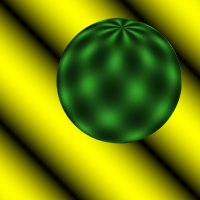
%> input picture Lab_3/sphere1.ppm, 200 x 200 px; the run also reads 1 picture not shown here
$ octave demo_lucas_kanade.m   (GNU Octave 9; MATLAB toolbox functions it lacks are replaced by stand-ins)
%> lines starting %> are read from the running program, lines starting %| are printed output that depends on the picture
### Lab_3/lucas_kanade.m
function v = lucas_kanade(image, sub_image, points, kernel_size)
    %Calculate gradients
    [Gx, Gy] = gradient(fspecial('gaussian',9,0.8));
    Ix = imfilter(image, -Gx, 'symmetric');
    Iy = imfilter(image, -Gy, 'symmetric');
    It = sub_image - image;
    % Prepare parameters
    [h, w, ~] = size(image);
    [no_points, ~] = size(points);
    v = zeros(no_points, 2);
    % For every point: estimate V_x and V_y by calculating the pseudo
    % inverse
    for i=1:no_points
        % Determine the patch
        x_min = max(points(i, 1) - kernel_size, 1);
        x_max = min(points(i, 1) + kernel_size, h);
        y_min = max(points(i, 2) - kernel_size, 1);
        y_max = min(points(i, 2) + kernel_size, w);
        patch_Ix = Ix(x_min:x_max, y_min:y_max);
        patch_Iy = Iy(x_min:x_max, y_min:y_max);
        patch_It = It(x_min:x_max, y_min:y_max);
        % Estimate v
        A = cat(2, reshape(patch_Ix, [], 1), reshape(patch_Iy, [], 1));
        b = -reshape(patch_It, [], 1);
        v(i,:) = pinv(A) * b;
    end

end

### Lab_3/visualize_optical_flow.m
function visualize_optical_flow(img, v, XY, grid)

tmp = XY(:,1);
XY(:,1) = XY(:,2);
XY(:,2) = tmp;
XY = reshape(XY, [], 2);

imshow(img);
hold on; %enable plotting overwrite
% Plotting grid
if grid
    [h,w,~] = size(img);
    for k = 1:15:h
        x = [1 w];
        y = [k k];
        plot(x,y,'Color','w','LineStyle','-.');
        y = [1 h];
        x = [k k];
        plot(x,y,'Color','w','LineStyle','-.');
    end
end
% Set 5th parameter to 1 if arrows should be normalized (assumed when
% setting to 1)
if grid
    quiver(XY(:, 1), XY(:, 2), squeeze(v(:,1)), squeeze(v(:,2)),'color',[1 0.0 0.0],'linewidth',1.5);
else
    quiver(XY(:, 1), XY(:, 2), squeeze(v(:,1)), squeeze(v(:,2)), 0,'color',[1 0.0 0.0],'linewidth',1.5);
end
[pt,~] = size(XY);
for i=1:pt
    plot(XY(i,1),XY(i,2),'o','Color',[0.0 0.0 0.0],'MarkerSize',4,'MarkerFaceColor',[0.0 0.0 0.0]);
end
end

### Lab_3/demo_lucas_kanade.m
% [6 lines of commented-out code are left out]

img = imread('./sphere1.ppm');
%> img is the input picture: size 200x200x3 uint8; mean R, G, B 117.1, 134, 5.8
img = im2double(img);
%> img: size 200x200x3 double
img = rgb2gray(img);
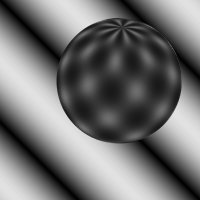
%> img: size 200x200 double; min 0, max 0.883, mean 0.448

img2 = imread('./sphere2.ppm');
img2 = im2double(img2);
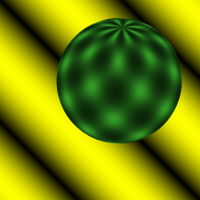
%> img2: size 200x200x3 double; mean R, G, B 0.459, 0.526, 0.0229; mean of the top-left, top-right, bottom-left and bottom-right quarters 0.363, 0.234, 0.384, 0.362
img2 = rgb2gray(img2);
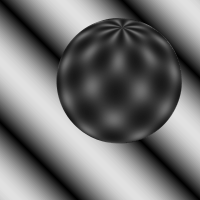
%> img2: size 200x200 double; min 0, max 0.883, mean 0.449

% Calculate optical flow between the two images
[h, w, ~] = size(img);
%> h = 200; w = 200
[x, y] = meshgrid(8:15:h-7, 8:15:w-7);
XY = zeros(floor(h/15), floor(w/15), 2);
XY(:, :, 1) = x;
XY(:, :, 2) = y;
XY = reshape(XY, [], 2);
v = lucas_kanade(img, img2, XY, 7);
%> in lucas_kanade, `Ix = imfilter(image, -Gx, 'symmetric');`:
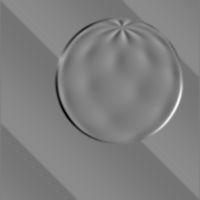
%> Ix: size 200x200 double; min -0.246, max 0.246, mean -3.55e-19; drawn with min black and max white
%> in lucas_kanade, `Iy = imfilter(image, -Gy, 'symmetric');`:
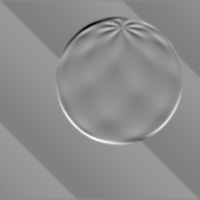
%> Iy: size 200x200 double; min -0.261, max 0.213, mean -2.66e-19; drawn with min black and max white
%> in lucas_kanade, `It = sub_image - image;`:
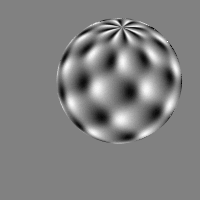
%> It: size 200x200 double; min -0.113, max 0.109, mean 4.73e-05; drawn with min black and max white
%> after the loop in lucas_kanade, `for i=1:no_points`: v = 169 rows, first 12: [0 0; 0 0; 0 0; 0 0; 0 0; 0 0; 0 0; 0 0; 0 0; 0 0; 0 0; 0 0]
% Visualize optical flow
img = imread('./sphere1.ppm'); % Comment if synth1.pgm is used
visualize_optical_flow(img, v, XY, true);
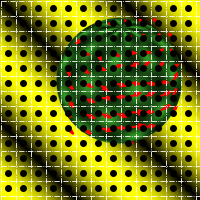
%> figure redrawn from the program's plot data
